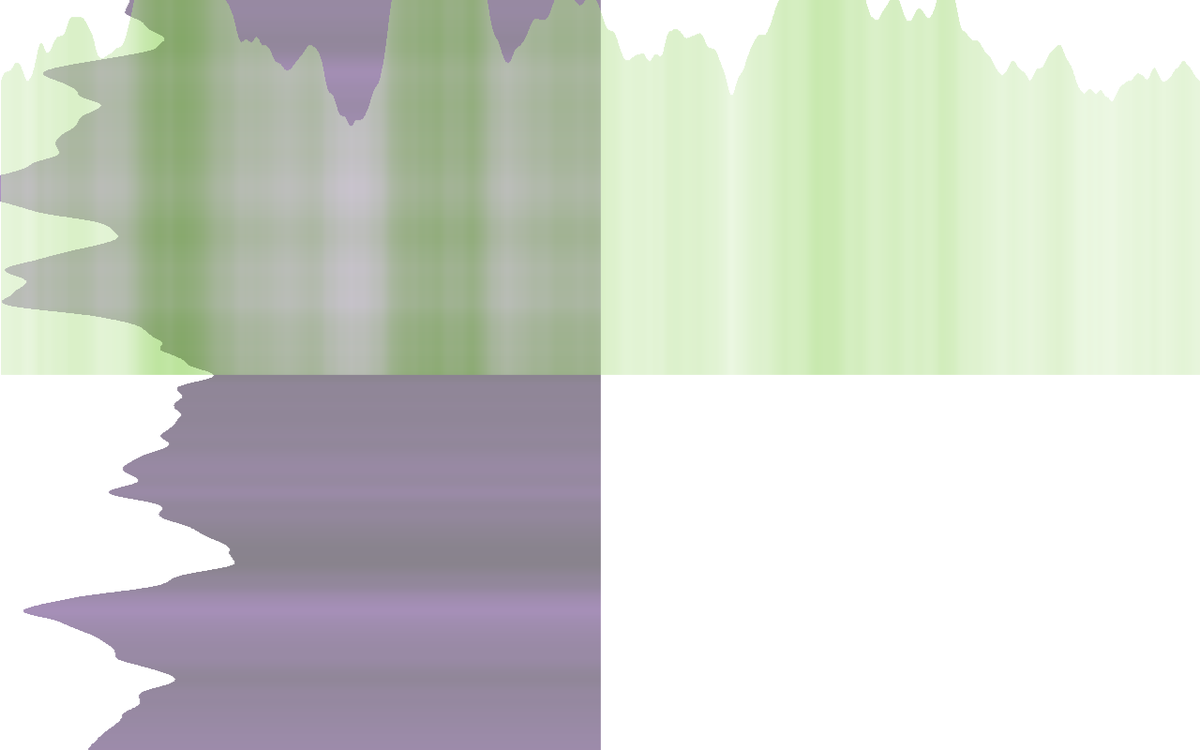
Frame 1 (no input)
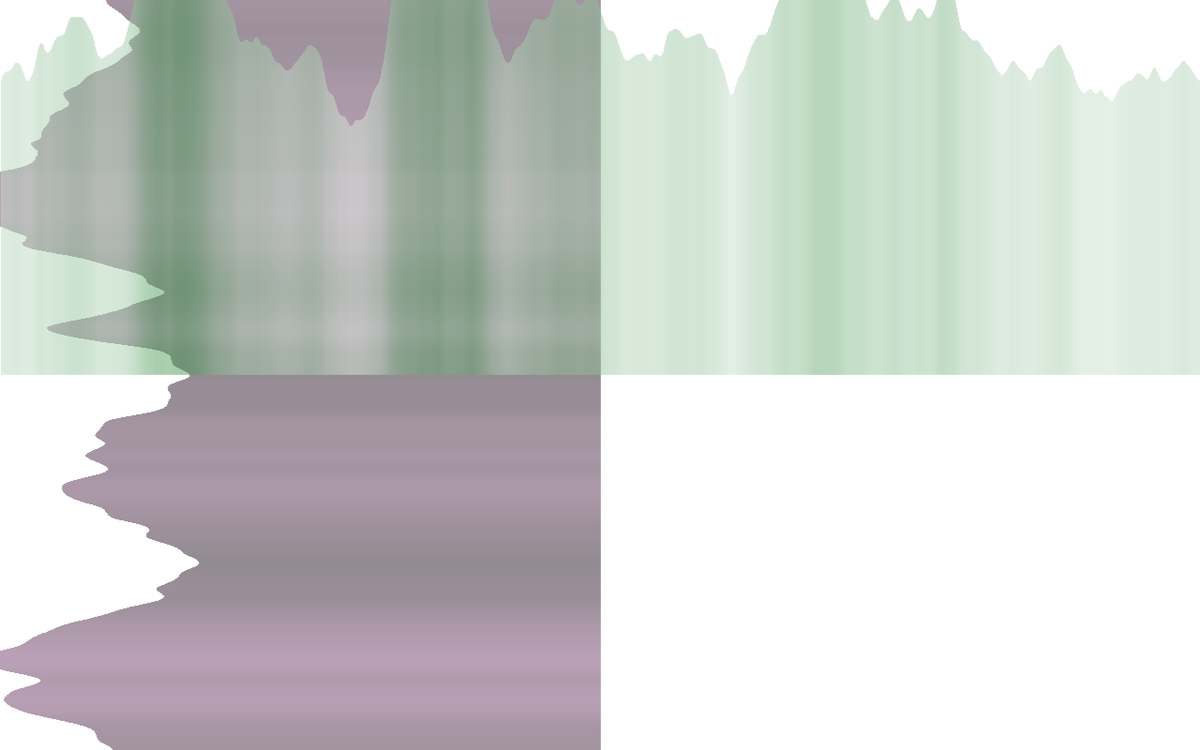
Frame 60 (the mouse pressed at the canvas centre just before this capture)
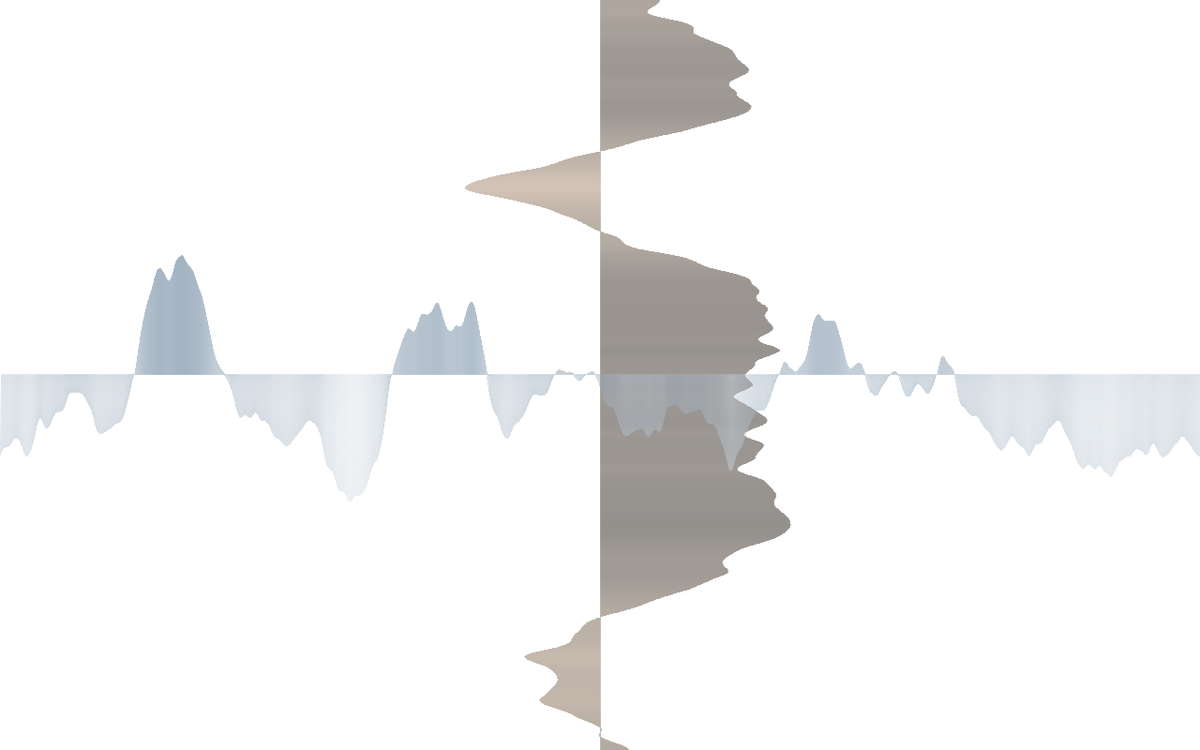
Frame 120 (the mouse held since frame 60 and released just before this capture)

The Processing sketch that drew these frames (run headless with seeded random() and noise(); from frame 60 on, the mouse is pressed at the canvas centre):

// Processing sketch: Perlin_Noise
// ── Perlin_Noise.pde
float x = 0;
float y = 0;
float noiseScale=0.01;
float scaleNoise=0.01;
int rot = 0;
int r;
int g;
int b;
int rflip=1;
int gflip=1;
int bflip=1;
boolean circle = false;

void setup() {
  size(1280, 800);
  r = int(random(255));
  g = int(random(255));
  b = int(random(255));
}

void draw() {

  if (r > 255) {
    r = 255;
    rflip = -1;
  } else if (r < 0) {
    r = 0;  
    rflip = 1;
  }

  r += rflip;

  if (g > 255) {
    g = 255;
    gflip = -1;
  } else if (g < 0) {
    g = 0;  
    gflip = 1;
  }

  g += gflip;

  if (b > 255) {
    b = 255;
    bflip = -1;
  } else if (b < 0) {
    b = 0;  
    bflip = 1;
  }

  b += bflip;

  background(255);
  //up/down, sik color
  //ex = ex + 5;
  //for (int x=0; x < width; x++) {
  //float valNoise = noise((500+x)*scaleNoise, ex*scaleNoise);
  //stroke(valNoise*random(255), random(0), random(255));
  //line(x, -500+valNoise*80, x, height);
  //}
  //sideways?
  pushMatrix();
  x += 1;
  y += 1;
  rot = 0;
  for (int x=0; x < height; x++) {
    float valNoise = noise((500+x)*scaleNoise, y*scaleNoise);
    stroke(valNoise/1*r, valNoise/1*g, valNoise/1*b, 127);
    pushMatrix();
    if (circle == false) {
      translate(width/2.00, 0);
    } else {
      translate(width/2, height/2);
      rotate(rot);
    }
    line(valNoise*-1*width/2 + mouseX - width/4, x, 0, x);
    popMatrix();
    rot += 1;
  }
  rot = 0;
  x += 1;
  for (int x=0; x < width; x++) {
    float noiseVal = noise((500+x)*noiseScale, x*noiseScale);
    stroke(255-noiseVal/1*r, 255-noiseVal/1*g, 255-noiseVal/1*b, 127);
    pushMatrix();
    if (circle == false) {
      translate(width, height/2);
      rotate(PI/2);
    } else {
      translate(width/2, height/2);
      rotate(rot);
    }
    line(noiseVal*-1*height/2 - height/4 + mouseY, x, 0, x);
    popMatrix();
    rot += 1;
  }
  popMatrix();
}

void mouseReleased() {
  if (circle == false) {
    circle =  true;
  } else {
    circle = false;
  }
}
